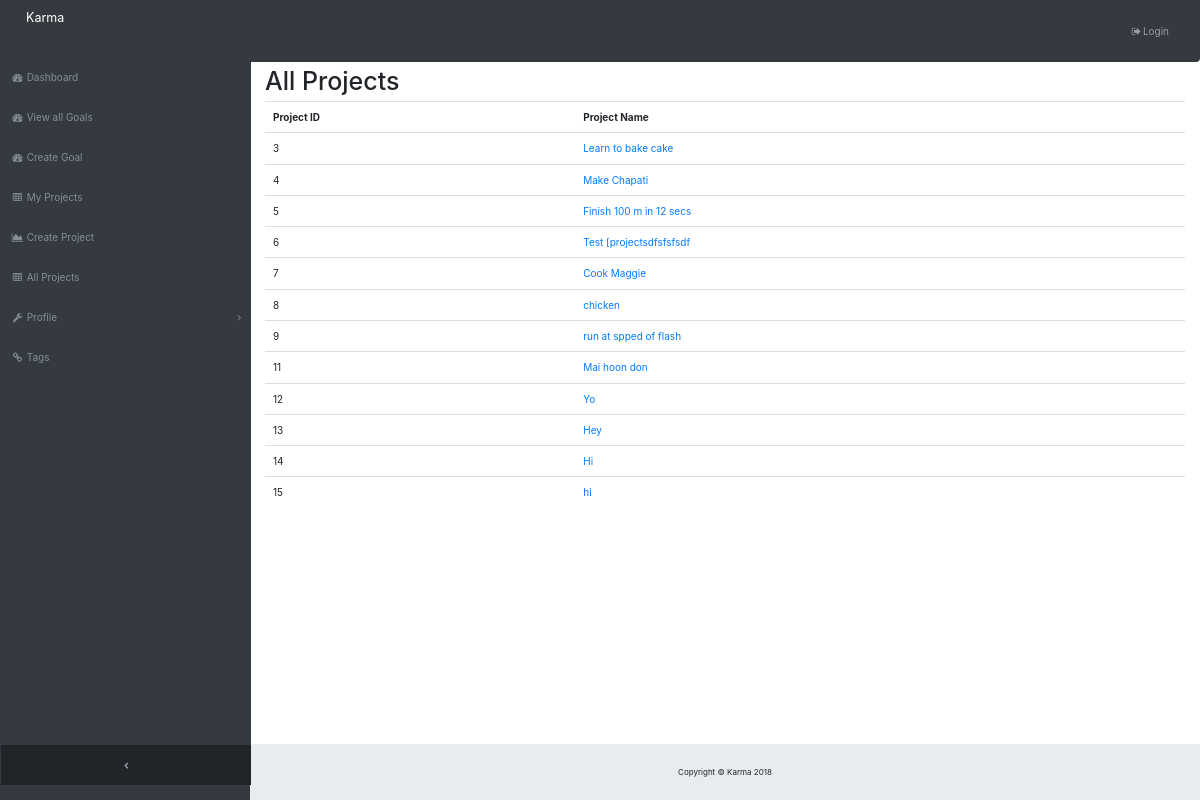
The app's page /karma/projects/ with its own data.
### karma/models.py (models this page shows, shortened)
class Project(models.Model):
	goal = models.ForeignKey('Goal', on_delete=models.PROTECT)
	user = models.ForeignKey('User', on_delete=models.CASCADE)
	project_title = models.CharField(max_length=200)
	project_description = models.CharField(max_length=500)
	cover_pic_url = models.CharField(max_length=250, default='')
	isPublic = models.BooleanField(default=False)
	created_at = models.DateTimeField(default=datetime.now())

### karma/views.py (the view)
# urls.py: url('projects/', views.view_projects, name='view_projects'),
def view_projects(request):
	tmpl_vars = {'project_list': Project.objects.all().filter(isPublic=True), 'is_authenticated': request.user.is_authenticated}
	return render(request, 'projects.html', tmpl_vars)

### templates/projects.html
{% extends 'blank.html' %}
{% block content %}
<h1>All Projects</h1>
<table class="table">
	<tr>
		<td><b>Project ID</b></td>
		<td><b>Project Name</b></td>
	</tr>
	<tr>
	{% for p in project_list %}
		<td>{{p.id}}</td>
		<td><a href="{% url 'project_detail' p.id %}">{{p.project_title}}</a></td>
	</tr>
{% endfor %}
</table>
{% endblock %}

### templates/blank.html (shortened to what this page needs)
{% load staticfiles %}
<!DOCTYPE html>
<html lang="en">
<head>
  <link rel="stylesheet" href="https://maxcdn.bootstrapcdn.com/bootstrap/3.3.7/css/bootstrap.min.css">
  <link href="{% static 'vendor/bootstrap/css/bootstrap.min.css' %}" rel="stylesheet">
  <link href="{% static 'vendor/font-awesome/css/font-awesome.min.css' %}" rel="stylesheet" type="text/css">
  <link href="{% static 'css/sb-admin.css' %}" rel="stylesheet">
</head>
<body class="fixed-nav sticky-footer bg-dark" id="page-top">
  <nav class="navbar navbar-expand-lg navbar-dark bg-dark fixed-top" id="mainNav">
    <a class="navbar-brand" href="index.html">Karma</a>
    <div class="collapse navbar-collapse" id="navbarResponsive">
      <ul class="navbar-nav navbar-sidenav" id="exampleAccordion">
        <li class="nav-item" data-toggle="tooltip" data-placement="right" title="Dashboard">
          <a class="nav-link" href="{% url 'index' %}">
            <i class="fa fa-fw fa-dashboard"></i>
            <span class="nav-link-text">Dashboard</span>
          </a>
        </li>
        <li class="nav-item" data-toggle="tooltip" data-placement="right">
          <a class="nav-link" href="{% url 'view_goals' %}"><span class="nav-link-text">
            <i class="fa fa-fw fa-dashboard"></i>
          View all Goals</span></a>
        </li>
        <li class="nav-item" data-toggle="tooltip" data-placement="right">
          <a class="nav-link" href="{% url 'create_goal' %}">
            <i class="fa fa-fw fa-dashboard"></i>
            <span class="nav-link-text">
          Create Goal
          </span>
          </a>
        </li>
        <li class="nav-item" data-toggle="tooltip" data-placement="right" title="Tables">
          <a class="nav-link" href="{% url 'myprojects' %}">
            <i class="fa fa-fw fa-table"></i>
            <span class="nav-link-text">My Projects</span>
          </a>
        </li>
        <li class="nav-item" data-toggle="tooltip" data-placement="right" title="Charts">
          <a class="nav-link" href="{% url 'create_project' %}">
            <i class="fa fa-fw fa-area-chart"></i>
            <span class="nav-link-text">Create Project</span>
          </a>
        </li>
        <li class="nav-item" data-toggle="tooltip" data-placement="right" title="Tables">
          <a class="nav-link" href="{% url 'view_projects' %}">
            <i class="fa fa-fw fa-table"></i>
            <span class="nav-link-text">All Projects</span>
          </a>
        </li>
        <li class="nav-item" data-toggle="tooltip" data-placement="right" title="Components">
          <a class="nav-link nav-link-collapse collapsed" data-toggle="collapse" href="#collapseComponents" data-parent="#exampleAccordion">
            <i class="fa fa-fw fa-wrench"></i>
            <span class="nav-link-text">Profile</span>
          </a>
        </li>
        <li class="nav-item" data-toggle="tooltip" data-placement="right" title="Link">
          <a class="nav-link" href="{% url 'view_tags' %}">
            <i class="fa fa-fw fa-link"></i>
            <span class="nav-link-text">Tags</span>
          </a>
        </li>
      </ul>
      <ul class="navbar-nav sidenav-toggler">
        <li class="nav-item">
          <a class="nav-link text-center" id="sidenavToggler">
            <i class="fa fa-fw fa-angle-left"></i>
          </a>
        </li>
      </ul>
      <ul class="navbar-nav ml-auto">
        <li class="nav-item">
          {% if is_authenticated %}
          <a class="nav-link" href="{% url 'logout_user' %}">
            <i class="fa fa-fw fa-sign-out"></i>Logout</a>
          {% else %}
          <a class="nav-link" href="{% url 'login_user' %}">
            <i class="fa fa-fw fa-sign-out"></i>Login</a>
          {% endif %}
        </li>
      </ul>
    </div>
  </nav>
  <div class="content-wrapper">
    <div class="container-fluid">
      {% block content %}
      {% endblock %}
    </div>
    <footer class="sticky-footer">
      <div class="container">
        <div class="text-center">
          <small>Copyright © Karma 2018</small>
        </div>
      </div>
    </footer>
  </div>
</body>
</html>

### static/css/sb-admin.css (style rules this page uses)
html { position: relative; min-height: 100%; }
body { overflow-x: hidden; }
body.sticky-footer { margin-bottom: 56px; }
body.sticky-footer .content-wrapper { min-height: calc(100vh - 56px - 56px); }
body.fixed-nav { padding-top: 56px; }
.content-wrapper { min-height: calc(100vh - 56px); padding-top: 1rem; }
#mainNav .navbar-collapse { overflow: auto; max-height: 75vh; }
#mainNav .navbar-collapse .navbar-nav .nav-item .nav-link { cursor: pointer; }
#mainNav .navbar-collapse .navbar-sidenav .nav-link-collapse:after { float: right; content: '\f107'; font-family: 'FontAwesome'; }
#mainNav .navbar-collapse .navbar-sidenav .nav-link-collapse.collapsed:after { content: '\f105'; }
#mainNav .navbar-collapse .sidenav-toggler { display: none; }
@media (min-width: 992px) { #mainNav .navbar-brand { width: 250px; } }
@media (min-width: 992px) { #mainNav .navbar-collapse { overflow: visible; max-height: none; } }
@media (min-width: 992px) { #mainNav .navbar-collapse .navbar-sidenav { position: absolute; top: 0; left: 0; -webkit-flex-direction: column; -ms-flex-direction: column; flex-direction: column; margin-top: 56px; } }
@media (min-width: 992px) { #mainNav .navbar-collapse .navbar-sidenav > .nav-item { width: 250px; padding: 0; } }
@media (min-width: 992px) { #mainNav .navbar-collapse .navbar-sidenav > .nav-item > .nav-link { padding: 1em; } }
#mainNav.fixed-top .sidenav-toggler { display: none; }
@media (min-width: 992px) { #mainNav.fixed-top .navbar-sidenav { height: calc(100vh - 112px); } }
@media (min-width: 992px) { #mainNav.fixed-top .sidenav-toggler { position: absolute; top: 0; left: 0; display: flex; -webkit-flex-direction: column; -ms-flex-direction: column; flex-direction: column; margin-top: calc(100vh - 56px); } }
@media (min-width: 992px) { #mainNav.fixed-top .sidenav-toggler > .nav-item { width: 250px; padding: 0; } }
@media (min-width: 992px) { #mainNav.fixed-top .sidenav-toggler > .nav-item > .nav-link { padding: 1em; } }
#mainNav.fixed-top.navbar-dark .sidenav-toggler { background-color: #212529; }
#mainNav.fixed-top.navbar-dark .sidenav-toggler a i { color: #adb5bd; }
.content-wrapper { overflow-x: hidden; background: white; }
@media (min-width: 992px) { .content-wrapper { margin-left: 250px; } }
#sidenavToggler i { font-weight: 800; }
#mainNav.navbar-dark .navbar-collapse .navbar-sidenav .nav-link-collapse:after { color: #868e96; }
#mainNav.navbar-dark .navbar-collapse .navbar-sidenav > .nav-item > .nav-link { color: #868e96; }
@media (min-width: 992px) { #mainNav.navbar-dark .navbar-collapse .navbar-sidenav { background: #343a40; } }
footer.sticky-footer { position: absolute; right: 0; bottom: 0; width: 100%; height: 56px; background-color: #e9ecef; line-height: 55px; }
@media (min-width: 992px) { footer.sticky-footer { width: calc(100% - 250px); } }

### records on screen
Project: id "3", project_title "Learn to bake cake"
Project: id "4", project_title "Make Chapati"
Project: id "5", project_title "Finish 100 m in 12 secs"
Project: id "6", project_title "Test [projectsdfsfsfsdf"
Project: id "7", project_title "Cook Maggie"
Project: id "8", project_title "chicken"
Project: id "9", project_title "run at spped of flash"
Project: id "11", project_title "Mai hoon don"
Project: id "12", project_title "Yo"
Project: id "13", project_title "Hey"
Project: id "14", project_title "Hi"
Project: id "15", project_title "hi"
